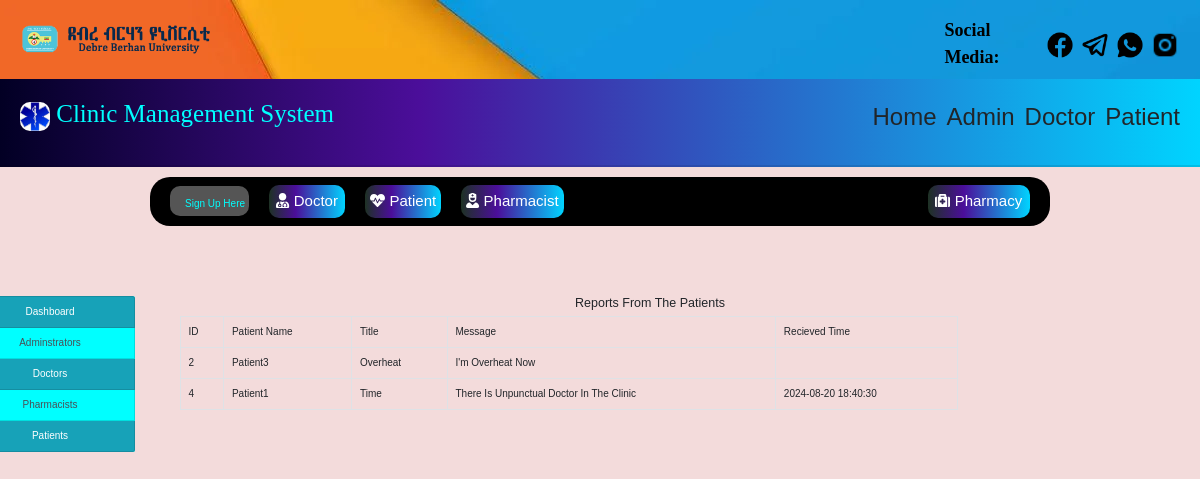
/adminlogin/report.php, run on the app's committed database.
### tables this page shows
CREATE TABLE `reports` (
  `id` int(30) NOT NULL,
  `title` varchar(100) NOT NULL,
  `message` varchar(100) NOT NULL,
  `username` varchar(30) NOT NULL,
  `date_send` varchar(20) NOT NULL
);

### adminlogin/report.php (the view, shortened to what this page needs)
<!DOCTYPE html>
<html lang="en">
<head>
    <link rel="stylesheet" href="https://cdn.jsdelivr.net/npm/bootstrap@4.6.2/dist/css/bootstrap.min.css">
    <link rel="stylesheet" href="https://cdn.jsdelivr.net/npm/@fortawesome/fontawesome-free@6.4.2/css/all.min.css">
</head>
<body>
    <?php
    include("../include/header.php");
    include("../include/connection.php");
    ?>
    <div class="container-fluid">
        <div class="row">
            <div class="col-md-2" style="margin-left:-50px">
                <?php include("sidenav.php"); ?>
            </div>
            <div class="col-md-10">
                <h5 class="text-center">Reports from the patients</h5>
                <div class="col-md-10">
                    <?php
                        $query="SELECT*FROM reports";
                        $result=mysqli_query($conn,$query);
                        $output="";
                        $output .="
                            <table class='table table-bordered'>
                                    <tr>
                                    <td>ID</td>
                                    <td>Patient Name</td>
                                    <td>Title</td>
                                    <td>Message</td>
                                    <td>Recieved Time</td>
                                </tr>
                        ";
                        while($row=mysqli_fetch_array($result)){
                            $output.="
                                <tr>
                                    <td>{$row["id"]}</td>
                                    <td>{$row["username"]}</td>
                                    <td>{$row["title"]}</td>
                                    <td>{$row["message"]}</td>
                                    <td>{$row["date_send"]}</td>
                            ";
                        }
                        $output.="
                            </tr>
                            </table>
                        ";
                        echo $output;
                    ?>
                </div>
            </div>
        </div>
    </div>
</body>
</html>

### style.css (style rules this page uses)
:root { --darkblue: #001861; --nav: #63d1fc; --black: #333; --white: #fff; --light-grey: #DCDCDC; --light-color: #666; --light-bg: #eee; --border: .2rem solid rgba(0, 0, 0, .1); --box-shadow: 0 .5rem 1rem rgba(0, 0, 0, .1); }
*, *::before, *::after { margin: 0; padding: 0; box-sizing: border-box; outline: none; border: none; text-decoration: none !important; text-transform: capitalize; }
html { font-size: 62.5%; overflow-x: hidden; scroll-behavior: smooth; scroll-padding-top: 6.5rem; }
body { font-family: Arial, sans-serif; }

### include/header.php (style rules this page uses)
* { padding: 0; margin: 0; box-sizing: border-box; }
body { background: #f3dbdb; }

### data on the page
reports: id "2", username "Patient3", title "Overheat", message "I'm Overheat Now"
reports: id "4", username "Patient1", title "Time", message "There Is Unpunctual Doctor In The Clinic", date_send "2024-08-20 18:40:30"
